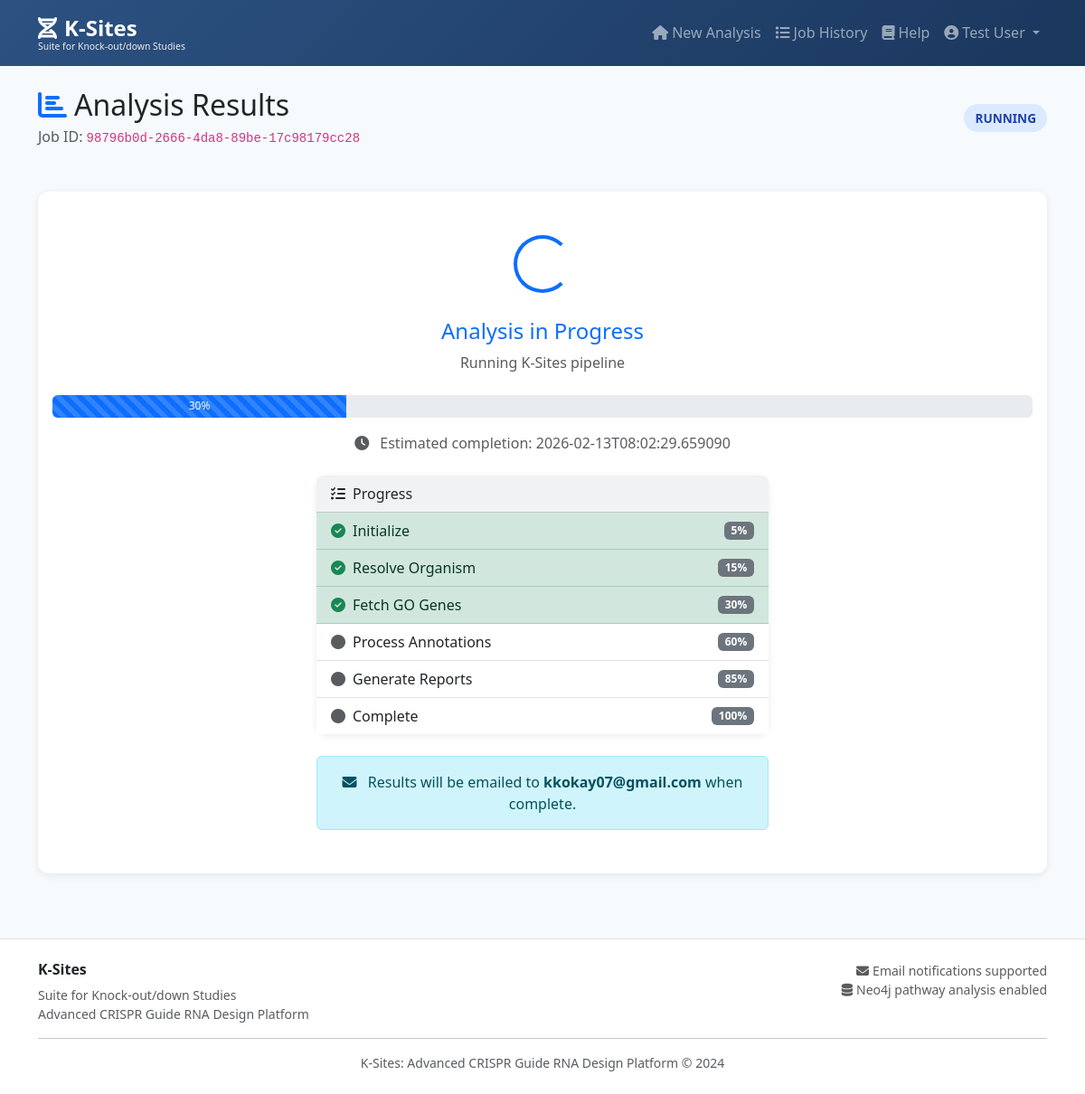
The page /results/98796b0d-2666-4da8-89be-17c98179cc28 (signed in) on the database its author committed.
### app.py (models this page shows)
class AnalysisJob(db.Model):
    __tablename__ = 'analysis_jobs'
    id = db.Column(db.String(36), primary_key=True)
    created_at = db.Column(db.DateTime, default=datetime.utcnow)
    updated_at = db.Column(db.DateTime, default=datetime.utcnow, onupdate=datetime.utcnow)
    status = db.Column(db.String(20), default='pending')
    current_step = db.Column(db.String(100))
    progress_percent = db.Column(db.Integer, default=0)
    estimated_completion = db.Column(db.DateTime)
    user_id = db.Column(db.Integer, db.ForeignKey('users.id'), nullable=True)
    user_email = db.Column(db.String(200))
    organism = db.Column(db.String(200), nullable=False)
    taxid = db.Column(db.String(20))
    go_term = db.Column(db.String(20), nullable=False)
    go_term_name = db.Column(db.String(500))
    max_genes = db.Column(db.Integer, default=10)
    max_pleiotropy = db.Column(db.Integer, default=5)
    evidence_filter = db.Column(db.String(20), default='experimental')
    use_graph = db.Column(db.Boolean, default=False)
    predict_phenotypes = db.Column(db.Boolean, default=False)
    selected_databases = db.Column(db.Text)
    total_genes_found = db.Column(db.Integer)
    genes_processed = db.Column(db.Integer)
    total_grnas = db.Column(db.Integer)
    results_path = db.Column(db.String(500))
    error_message = db.Column(db.Text)
    def to_dict(self):
        return {
            'id': self.id,
            'created_at': self.created_at.isoformat() if self.created_at else None,
            'updated_at': self.updated_at.isoformat() if self.updated_at else None,
            'status': self.status,
            'current_step': self.current_step,
            'progress_percent': self.progress_percent,
            'estimated_completion': self.estimated_completion.isoformat() if self.estimated_completion else None,
            'user_id': self.user_id,
            'user_email': self.user_email,
            'organism': self.organism,
            'taxid': self.taxid,
            'go_term': self.go_term,
            'go_term_name': self.go_term_name,
            'max_genes': self.max_genes,
            'max_pleiotropy': self.max_pleiotropy,
            'evidence_filter': self.evidence_filter,
            'use_graph': self.use_graph,
            'predict_phenotypes': self.predict_phenotypes,
            'selected_databases': json.loads(self.selected_databases) if self.selected_databases else [],
            'total_genes_found': self.total_genes_found,
            'genes_processed': self.genes_processed,
            'total_grnas': self.total_grnas,
            'results_path': self.results_path,
            'error_message': self.error_message
        }

### app.py (the view)
@app.route('/results/<job_id>')
@login_required
def view_results(job_id):
    job = AnalysisJob.query.get(job_id)
    if not job:
        return render_template('error.html', message='Job not found'), 404
    return render_template('results.html', job=job.to_dict())

### app.py (called while the page is built)
def login_required(f):
    @wraps(f)
    def decorated_function(*args, **kwargs):
        if 'user_id' not in session:
            return redirect(url_for('login', next=request.url))
        return f(*args, **kwargs)
    return decorated_function

### templates/results.html (shortened to what this page needs)
{% extends "base.html" %}
{% block content %}
<div class="d-flex justify-content-between align-items-center mb-4">
    <div>
        <h2 class="mb-1">
            <i class="fas fa-chart-bar me-2 text-primary"></i>Analysis Results
        </h2>
        <p class="text-muted mb-0">Job ID: <code>{{ job.id }}</code></p>
    </div>
    <div>
        <span class="status-badge status-{{ job.status }}" id="statusBadge">
            {{ job.status|upper }}
        </span>
    </div>
</div>
<div id="loadingState" class="py-4" style="display: {{ 'block' if job.status in ['pending', 'running'] else 'none' }};">
    <div class="card">
        <div class="card-body text-center py-5">
            <div class="mb-4">
                <div class="spinner-border text-primary" style="width: 4rem; height: 4rem;" role="status">
                </div>
            </div>
            <h4 class="text-primary mb-2">Analysis in Progress</h4>
            <p class="text-muted mb-4" id="currentStep">{{ job.current_step or 'Initializing...' }}</p>
            <div class="progress mb-3" style="height: 25px;">
                <div id="progressBar"
                     class="progress-bar progress-bar-striped progress-bar-animated"
                     role="progressbar"
                     style="width: {{ job.progress_percent or 0 }}%"
                     aria-valuenow="{{ job.progress_percent or 0 }}"
                     aria-valuemin="0"
                     aria-valuemax="100">
                    {{ job.progress_percent or 0 }}%
                </div>
            </div>
            <div id="etaDisplay" class="text-muted mb-4" style="display: {{ 'block' if job.estimated_completion else 'none' }};">
                <i class="fas fa-clock me-2"></i>
                Estimated completion: <span id="etaTime">{{ job.estimated_completion }}</span>
            </div>
            <div class="text-start mx-auto mt-4" style="max-width: 500px;">
                <div class="card bg-light">
                    <div class="card-header">
                        <i class="fas fa-tasks me-2"></i>Progress
                    </div>
                    <div class="card-body p-0">
                        <ul class="list-group list-group-flush" id="progressSteps">
                            <li class="list-group-item d-flex justify-content-between align-items-center {{ 'list-group-item-success' if job.progress_percent >= 5 else '' }}">
                                <span><i class="fas {{ 'fa-check-circle text-success' if job.progress_percent >= 5 else 'fa-circle text-muted' }} me-2"></i>Initialize</span>
                                <span class="badge bg-secondary">5%</span>
                            </li>
                            <li class="list-group-item d-flex justify-content-between align-items-center {{ 'list-group-item-success' if job.progress_percent >= 15 else '' }}">
                                <span><i class="fas {{ 'fa-check-circle text-success' if job.progress_percent >= 15 else 'fa-circle text-muted' }} me-2"></i>Resolve Organism</span>
                                <span class="badge bg-secondary">15%</span>
                            </li>
                            <li class="list-group-item d-flex justify-content-between align-items-center {{ 'list-group-item-success' if job.progress_percent >= 30 else '' }}">
                                <span><i class="fas {{ 'fa-check-circle text-success' if job.progress_percent >= 30 else 'fa-circle text-muted' }} me-2"></i>Fetch GO Genes</span>
                                <span class="badge bg-secondary">30%</span>
                            </li>
                            <li class="list-group-item d-flex justify-content-between align-items-center {{ 'list-group-item-success' if job.progress_percent >= 60 else '' }}">
                                <span><i class="fas {{ 'fa-check-circle text-success' if job.progress_percent >= 60 else 'fa-circle text-muted' }} me-2"></i>Process Annotations</span>
                                <span class="badge bg-secondary">60%</span>
                            </li>
                            <li class="list-group-item d-flex justify-content-between align-items-center {{ 'list-group-item-success' if job.progress_percent >= 85 else '' }}">
                                <span><i class="fas {{ 'fa-check-circle text-success' if job.progress_percent >= 85 else 'fa-circle text-muted' }} me-2"></i>Generate Reports</span>
                                <span class="badge bg-secondary">85%</span>
                            </li>
                            <li class="list-group-item d-flex justify-content-between align-items-center {{ 'list-group-item-success' if job.progress_percent >= 100 else '' }}">
                                <span><i class="fas {{ 'fa-check-circle text-success' if job.progress_percent >= 100 else 'fa-circle text-muted' }} me-2"></i>Complete</span>
                                <span class="badge bg-secondary">100%</span>
                            </li>
                        </ul>
                    </div>
                </div>
            </div>
            <div class="alert alert-info mt-4" style="max-width: 500px; margin: 0 auto;">
                <i class="fas fa-envelope me-2"></i>
                {% if job.user_email %}
                Results will be emailed to <strong>{{ job.user_email }}</strong> when complete.
                {% else %}
                You can leave this page and check back later. Visit <a href="/jobs">Job History</a> anytime.
                {% endif %}
            </div>
        </div>
    </div>
</div>
{% endblock %}

### templates/base.html (style rules this page uses)
:root { --primary-color: #2c5282; --secondary-color: #48bb78; --accent-color: #ed8936; --bg-light: #f7fafc; }
body { font-family: 'Segoe UI', Tahoma, Geneva, Verdana, sans-serif; background-color: var(--bg-light); }
.card { border: none; border-radius: 12px; box-shadow: 0 2px 8px rgba(0,0,0,0.08); transition: transform 0.2s, box-shadow 0.2s; }
.status-badge { padding: 6px 12px; border-radius: 20px; font-size: 0.85rem; font-weight: 600; }
.status-running { background-color: #dbeafe; color: #1e40af; }

### rows shown on the page
AnalysisJob: id "98796b0d-2666-4da8-89be-17c98179cc28", status "RUNNING", current_step "Running K-Sites pipeline", user_email "kkokay07@gmail.com"

### other values the page prints
{{ session.get('user_name', 'User') }} "Test User"
{{ job.progress_percent or 0 }} "30"
{{ job.estimated_completion }} "2026-02-13T08:02:29.659090"
